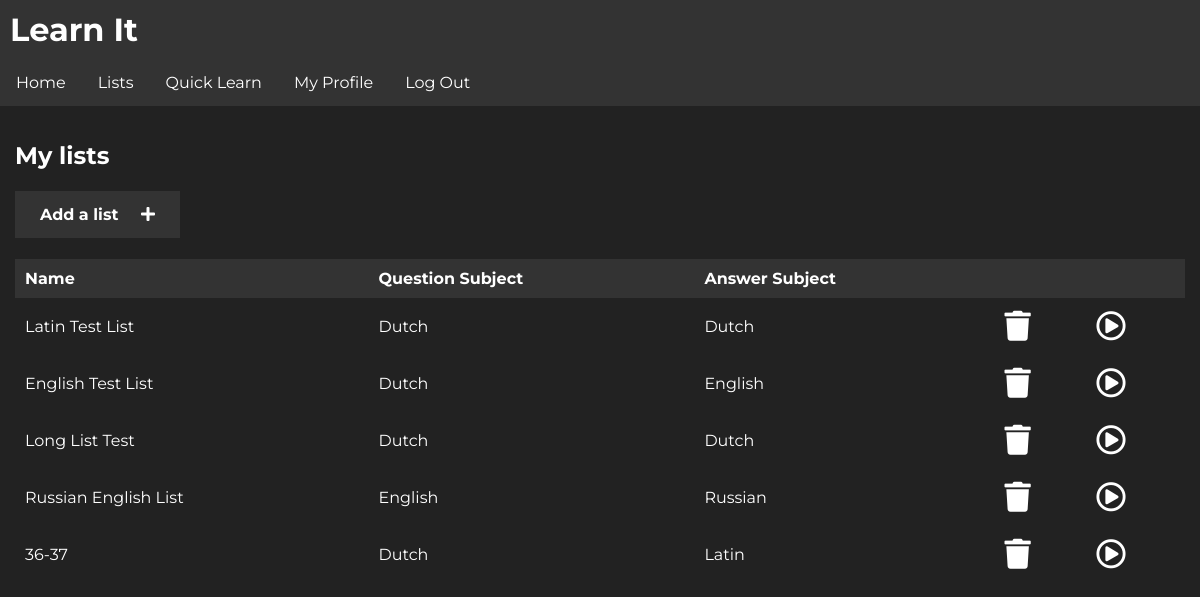
Page /app/lists/ (signed in) on the committed database.
### learnit/models.py (models this page shows, shortened)
class List(models.Model):
    name = models.CharField(max_length=255)
    owner = models.ForeignKey(to=User, on_delete=models.CASCADE)
    question_subject = models.ForeignKey(to=Subject, on_delete=models.PROTECT, related_name='question_subject')
    answer_subject = models.ForeignKey(to=Subject, on_delete=models.PROTECT, related_name='answer_subject')
    questions = models.ManyToManyField(to=Question)
    def get_test(self):
        return str(self.pk)

class Subject(models.Model):
    name = models.CharField(max_length=255)
    def __str__(self):
        return self.name

### learnit/views.py (the view)
# urls.py: path('app/lists/', views.lists, name='lists'),
def lists(request):
    if not request.user.is_authenticated:
        return redirect('/login')
    n_lists = List.objects.filter(owner=request.user)
    return render(request, 'app/lists.html', generate_context(request, {
        'lists': n_lists,
        'username': request.user.username
    }))

### learnit/views.py (called while the page is built)
def generate_context(request, context):
    if request.user.is_authenticated:
        settings = Settings.objects.get(user=request.user)
        context['settings_theme'] = settings.interface_theme
        context['settings_lang'] = settings.interface_language
    return context

### templates/app/lists.html (shortened to what this page needs)
{% extends 'base.html' %}
{% block content %}
  <h2>My lists</h2>
  <h4><a class="link_button" href="/app/add">Add a list &nbsp;&nbsp;&nbsp;&nbsp;<i class="fas fa-plus"></i></a></h4>
  {% if lists %}
  <table>
  <tr id="table_header">
  <td>Name</td>
  <td>Question Subject</td>
  <td>Answer Subject</td>
  <td></td>
  <td></td>
</tr>
{% for list in lists %}
<tr>
  <td>{{ list.name }}</td>
  <td>{{ list.question_subject }}</td>
  <td>{{ list.answer_subject }}</td>
  <td><a class="delete_list" href="/app/delete/{{ list.get_test }}"><i class="fas fa-trash"></i></a></td>
  <td><a class="test_list" href="/app/test/{{ list.get_test }}"><i class="far fa-play-circle"></i></a></td>
</tr>
{% endfor %}
</table>
{% endif %}
{% endblock %}

### templates/base.html (shortened to what this page needs)
{% load static %}
<!doctype html>
<html lang="nl">
<head>
    {% if settings_theme == 0 %}
        <link rel="stylesheet" href="{% static "css/style_light.css" %}">
    {% elif settings_theme == 1 %}
        <link rel="stylesheet" href="{% static "css/style_dark.css" %}">
    {% endif %}
    <link rel="stylesheet" href="https://use.fontawesome.com/releases/v5.7.2/css/all.css"
>
</head>
<body>
<div class="wrapper">
    <div class="header">
        <h1 id="title">Learn It</h1>
        <nav>
            <li class="nav-item"><a href="/">Home</a></li>
            <li class="nav-item"><a href="/app/lists">Lists</a></li>
            <li class="nav-item"><a href="#">Quick Learn</a></li>
            {% if user.is_authenticated %}
                <li class="nav-item"><a href="/user/profile">My Profile</a></li>
                <li class="nav-item"><a href="/logout">Log Out</a></li>
            {% else %}
                <li class="nav-item"><a href="/login">Log In</a></li>
                <li class="nav-item"><a href="/register">Register</a></li>
            {% endif %}
        </nav>
    </div>
    <div class="content">
        {% block content %}
        {% endblock %}
    </div>
</div>
</body>
</html>

### learnit/static/css/style_dark.css (style rules this page uses)
html, body { margin: 0; padding: 0; background-color: #222222; }
* { font-family: 'Montserrat', sans-serif; color: white; }
nav { list-style-type: none; margin: 0; padding: 0; overflow: hidden; background-color: #333; }
.nav-item { float: left; }
.nav-item a { display: block; color: white; text-align: center; padding: 14px 16px; text-decoration: none; }
#title { width: 99,5; padding-left: 10px; padding-top: 10px; padding-bottom: 10px; height: 100%; margin: 0; background-color: #333; color: #fff; }
.content { padding: 15px; }
table { width: 100%; vertical-align: top; text-align: left; border-spacing: 0; border-collapse: collapse; }
td { width: auto; }
.delete_list { color: red; }
.test_list { color: #2b39ff; }
.test_list, .delete_list { font-size: 30px; }
#table_header { background-color: #333; color: white; width: 100%; margin: 0; font-weight: bold; }
td { margin: 0; padding: 10px; }
.link_button:link, .link_button:visited { background-color: #333; color: white; padding: 14px 25px; text-align: center; text-decoration: none; display: inline-block; }
h2 { font-weight: bold; }

### rows in the picture
List: name "Latin Test List", question_subject "Dutch", answer_subject "Dutch"
List: name "English Test List", question_subject "Dutch", answer_subject "English"
List: name "Long List Test", question_subject "Dutch", answer_subject "Dutch"
List: name "Russian English List", question_subject "English", answer_subject "Russian"
List: name "36-37", question_subject "Dutch", answer_subject "Latin"
